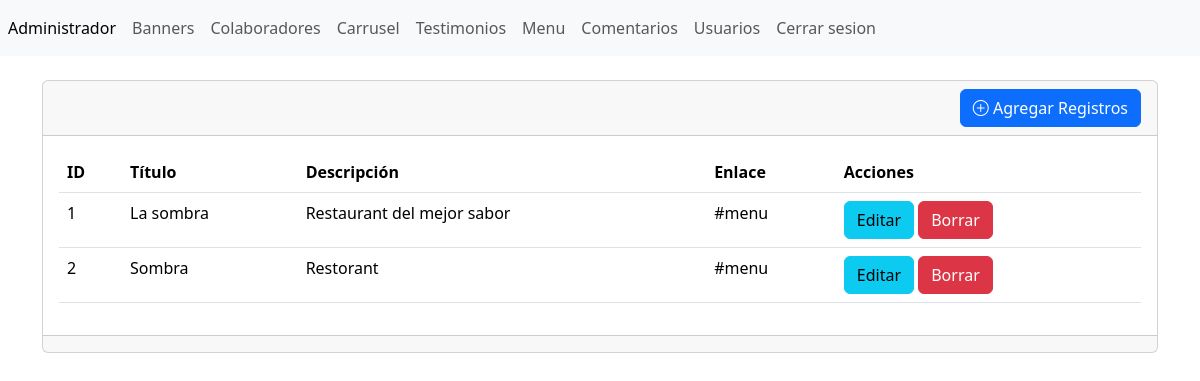
The page /admin/seccion/banner/index.php (signed in) on the database its author committed.
### tables this page shows
CREATE TABLE `tbl_banners` (
  `ID` int(11) NOT NULL,
  `titulo` varchar(255) NOT NULL,
  `descripcion` varchar(255) NOT NULL,
  `link` varchar(255) NOT NULL
);

### admin/seccion/banner/index.php (the view, shortened to what this page needs)
<?php
include("../../bd.php");
$sentencia=$conexion->prepare("SELECT * FROM `tbl_banners`");
$sentencia->execute();
$lista_banners= $sentencia->fetchAll(PDO::FETCH_ASSOC);
include("../../templates/header.php");
?>
    <br>
    <div class="card">
        <div class="card-header text-end">
            <a name="" id="" class="btn btn-primary" href="crear.php" role="button"><i class="bi bi-plus-circle"></i> Agregar Registros</a>
        </div>
        <div class="card-body">
            <div class="table-responsive-sm">
                <table class="table">
                    <thead>
                        <tr>
                            <th scope="col">ID</th>
                            <th scope="col">Título</th>
                            <th scope="col">Descripción</th>
                            <th scope="col">Enlace</th>
                            <th scope="col">Acciones</th>
                        </tr>
                    </thead>
                    <tbody>
                        <?php foreach ($lista_banners as $key => $value) { ?>
                        <tr class="">
                            <td><?php echo $value['ID'] ?></td>
                            <td><?php echo $value['titulo'] ?></td>
                            <td><?php echo $value['descripcion'] ?></td>
                            <td><?php echo $value['link'] ?></td>
                            <td>
                                <a name="" id="" class="btn btn-info" href="editar.php?txtID=<?php echo $value['ID'] ?>"
                                role="button">Editar</a>
                                <a name="" id="" class="btn btn-danger" href="index.php?txtID=<?php echo $value['ID'] ?>"
                                role="button">Borrar</a>
                            </td>
                            <?php } ?>
                        </tr>
                    </tbody>
                </table>
            </div>
        </div>
        <div class="card-footer text-muted"></div>
    </div>
<?php include("../../templates/footer.php"); ?>

### rows shown on the page
tbl_banners: ID "1", titulo "La sombra", descripcion "Restaurant del mejor sabor", link "#menu"
tbl_banners: ID "2", titulo "Sombra", descripcion "Restorant", link "#menu"
